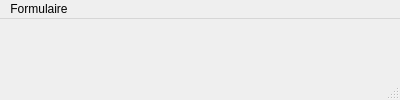
<?xml version="1.0" encoding="UTF-8"?>
<ui version="4.0">
 <class>MainWindow</class>
 <widget class="QMainWindow" name="MainWindow">
  <property name="geometry">
   <rect>
    <x>0</x>
    <y>0</y>
    <width>400</width>
    <height>100</height>
   </rect>
  </property>
  <property name="windowTitle">
   <string>MainWindow</string>
  </property>
  <widget class="QWidget" name="centralWidget">
   <layout class="QVBoxLayout" name="verticalLayout_2"/>
  </widget>
  <widget class="QStatusBar" name="statusBar"/>
  <widget class="QMenuBar" name="menuBar">
   <property name="geometry">
    <rect>
     <x>0</x>
     <y>0</y>
     <width>400</width>
     <height>22</height>
    </rect>
   </property>
   <widget class="QMenu" name="menuChanger">
    <property name="title">
     <string>Formulaire</string>
    </property>
    <addaction name="actionContact"/>
    <addaction name="actionInteraction"/>
   </widget>
   <addaction name="menuChanger"/>
  </widget>
  <action name="actionContact">
   <property name="text">
    <string>Contact</string>
   </property>
  </action>
  <action name="actionInteraction">
   <property name="text">
    <string>Interaction</string>
   </property>
  </action>
 </widget>
 <layoutdefault spacing="6" margin="11"/>
 <resources/>
 <connections/>
</ui>
